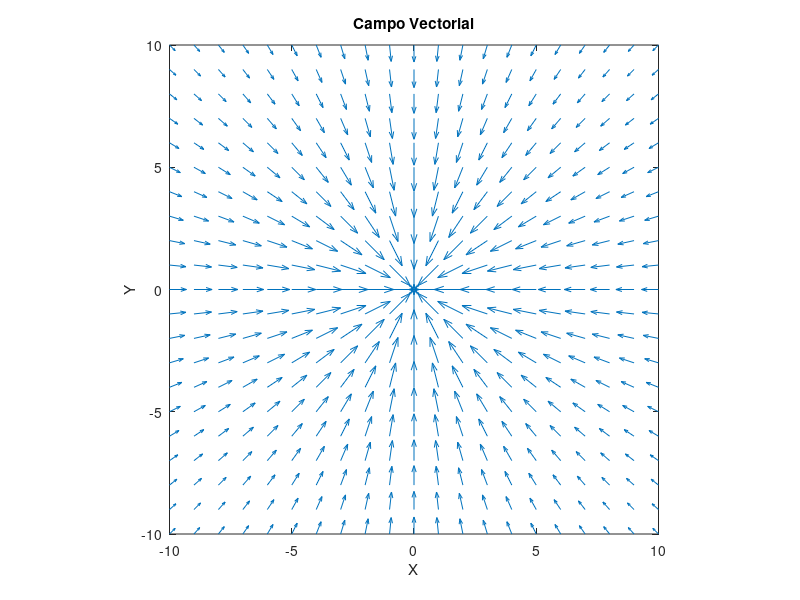
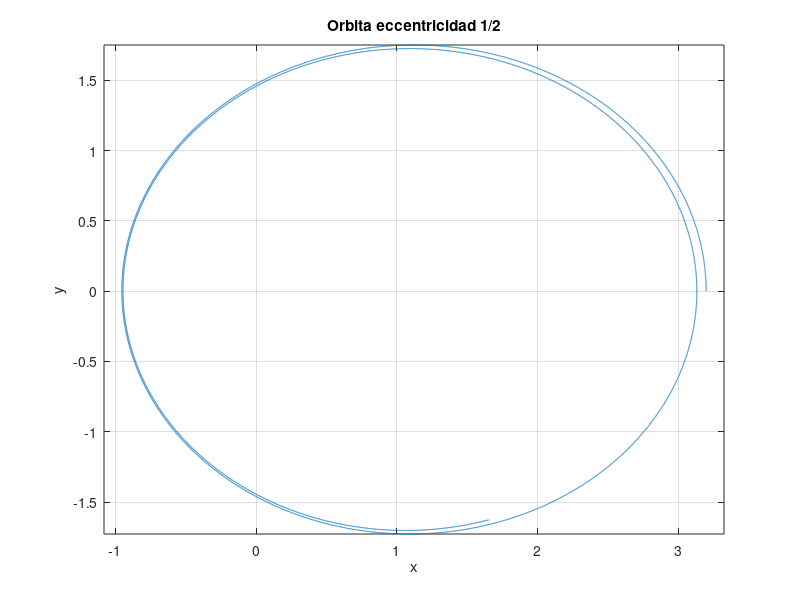
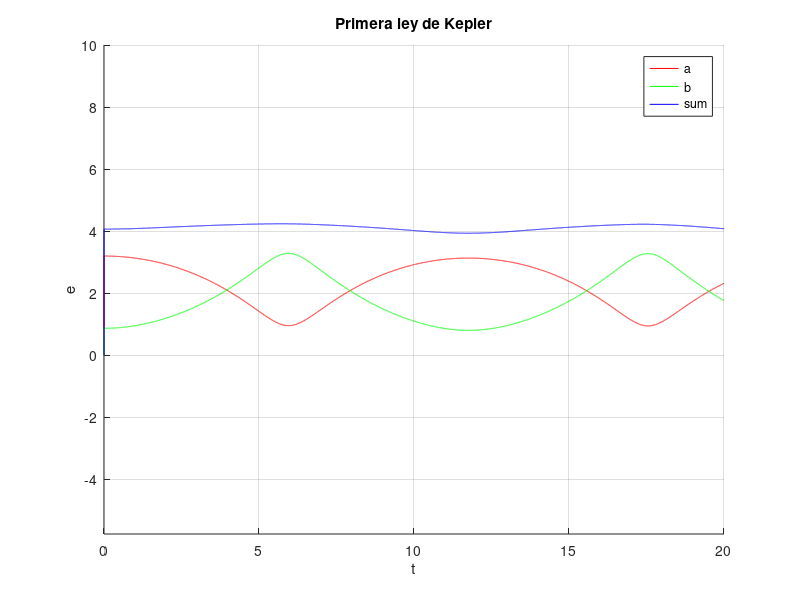
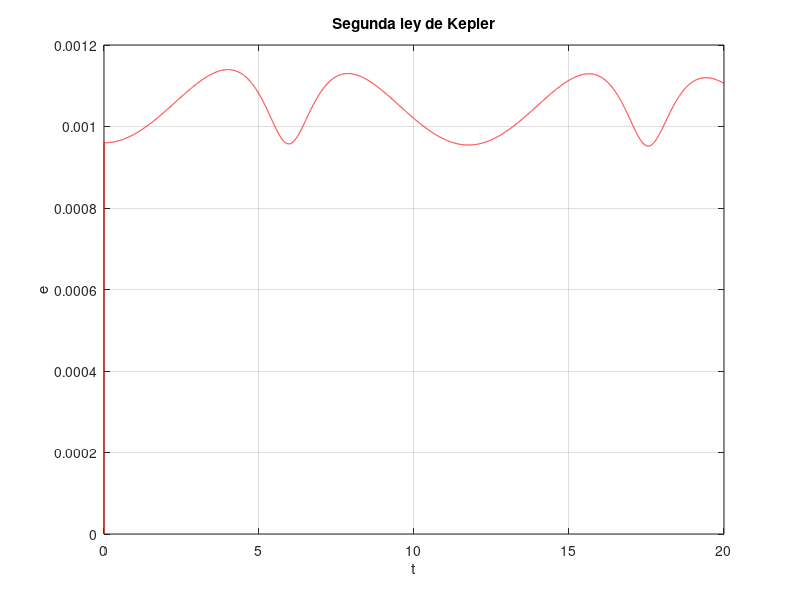

Here is the MATLAB script that generated these plots, in order:
clc; close all; clear all;

% G -- UA^3 / kg mes^2
G = 1;
M = 5;
m = 1;

% Campo Vectorial
space = 1;
[x, y] = meshgrid(-10:space:10);

r = (x.^2 + y.^2).^0.5;

F = -G * M ./ r^2;
X = F .* x ./ r;
Y = F .* y ./ r;

figure;
quiver(x, y, X, Y);
title('Campo Vectorial');
axis equal;
axis square;
xlabel('X');
ylabel('Y');

% Leapfrog
dt = 0.001;
t = [0:dt:20];
N = length(t);

% Prealocar vectores
r = zeros(1, N);
x = zeros(1, N);
y = zeros(1, N);
PFA = zeros(1, N);
PFB = zeros(1, N);
A_recorrida = zeros(1, N);

vx = zeros(1, N);
vy = zeros(1, N);

vx_mid = zeros(1, N);
vy_mid = zeros(1, N);

% Condiciones iniciales
L = 2;
k = G * M * m;
ecc = 0.685;

alfa = L^2 / (k * m);
r_min = alfa / (1 + ecc);

x(1) = 3.2;
y(1) = 0;
r(1) = x(1)^2 + y(1)^2;

vx(1) = 0;
vy(1) = 0.6;

A = x(1);
B = A * sqrt(1 - ecc^2);

PA = 0;
PB = B;

a = (-G * M) / r(1);

% Componentes x y
cx = x(1) / sqrt(r(1));
cy = y(1) / sqrt(r(1));

% Velocidades con paso medio == n + 1/2
vx_mid(1) = vx(1) + 0.5 * a * cx * dt;
vy_mid(1) = vy(1) + 0.5 * a * cy * dt;

for i = 1:N - 1
    % Radio y acc
    a_1 = (-G * M) / r(i);

    % Componentes x y
    cx = x(i) / sqrt(r(i));
    cy = y(i) / sqrt(r(i));

    % Velocidades con paso medio == n + 1/2
    vx_mid(i + 1) = vx(i) + 0.5 * a_1 * cx * dt;
    vy_mid(i + 1) = vy(i) + 0.5 * a_1 * cy * dt;

    % Posiciones paso completo == n + 1
    x(i + 1) = x(i) + vx_mid(i + 1) * dt;
    y(i + 1) = y(i) + vy_mid(i + 1) * dt;

    r(i + 1) = (x(i + 1))^2 + (y(i + 1))^2;

    % 1era ley kepler
    PFA(i + 1) = sqrt((x(i + 1) - PA)^2 + y(i + 1)^2);
    PFB(i + 1) = sqrt((x(i + 1) - PB)^2 + y(i + 1)^2);

    % Velocidades paso completo == n + 1
    % Radio y acc
    a_2 = (-G * M) / r(i + 1);

    % Componentes x y
    cx = x(i + 1) / sqrt(r(i + 1));
    cy = y(i + 1) / sqrt(r(i + 1));
    vx(i + 1) = vx(i) + 0.5 * a_2 * cx * dt;
    vy(i + 1) = vy(i) + 0.5 * a_2 * cy * dt;

    % 2da ley kepler
    v_tan = sqrt(vx(i + 1)^2 + vy(i + 1)^2);
    A_recorrida(i + 1) = 0.5 * sqrt(r(i + 1)) * v_tan * dt;
end

% Movimiento
figure;
plot(x, y);
axis square;
axis equal;
grid on;
title('Orbita eccentricidad 1/2');
xlabel('x');
ylabel('y');

% 1era ley Kepler
figure;
hold on;
plot(t, PFA, 'r');
plot(t, PFB, 'g');
plot(t, PFA + PFB, 'b');
axis square;
axis equal;
grid on;
title('Primera ley de Kepler');
xlabel('t');
ylabel('e');
legend('a', 'b', 'sum');

% 2nda ley Kepler
figure;
plot(t, A_recorrida, 'r');
grid on;
title('Segunda ley de Kepler');
xlabel('t');
ylabel('e');
